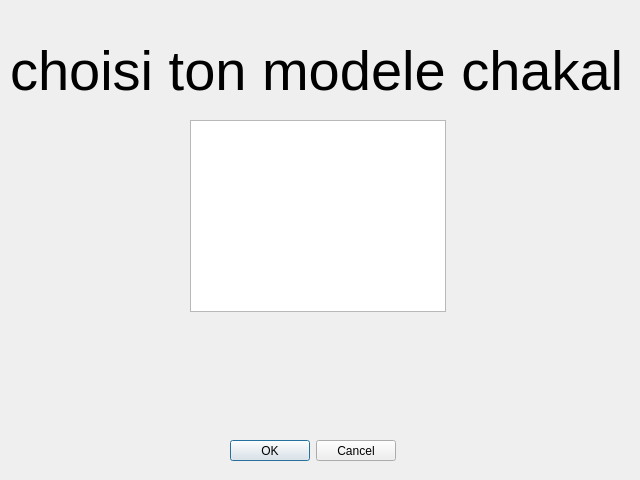
<?xml version="1.0" encoding="UTF-8"?>
<ui version="4.0">
 <class>popUpLoadModele</class>
 <widget class="QDialog" name="popUpLoadModele">
  <property name="geometry">
   <rect>
    <x>0</x>
    <y>0</y>
    <width>640</width>
    <height>480</height>
   </rect>
  </property>
  <property name="windowTitle">
   <string>Dialog</string>
  </property>
  <widget class="QListView" name="listView">
   <property name="geometry">
    <rect>
     <x>190</x>
     <y>120</y>
     <width>256</width>
     <height>192</height>
    </rect>
   </property>
  </widget>
  <widget class="QLabel" name="label">
   <property name="geometry">
    <rect>
     <x>10</x>
     <y>10</y>
     <width>621</width>
     <height>121</height>
    </rect>
   </property>
   <property name="font">
    <font>
     <pointsize>42</pointsize>
    </font>
   </property>
   <property name="text">
    <string>choisi ton modele chakal</string>
   </property>
  </widget>
  <widget class="QDialogButtonBox" name="buttonBox">
   <property name="geometry">
    <rect>
     <x>230</x>
     <y>440</y>
     <width>166</width>
     <height>21</height>
    </rect>
   </property>
   <property name="standardButtons">
    <set>QDialogButtonBox::Cancel|QDialogButtonBox::Ok</set>
   </property>
  </widget>
 </widget>
 <resources/>
 <connections/>
</ui>
